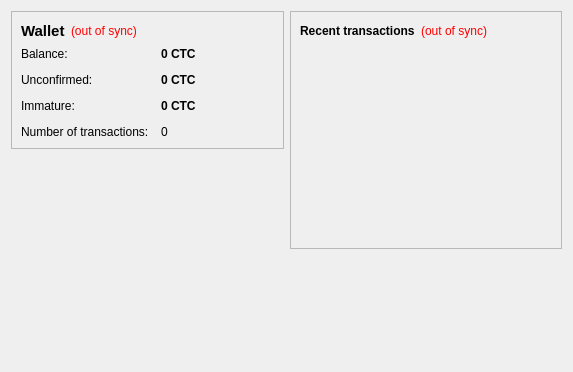
<?xml version="1.0" encoding="UTF-8"?>
<ui version="4.0">
 <class>OverviewPage</class>
 <widget class="QWidget" name="OverviewPage">
  <property name="geometry">
   <rect>
    <x>0</x>
    <y>0</y>
    <width>573</width>
    <height>372</height>
   </rect>
  </property>
  <property name="windowTitle">
   <string>Form</string>
  </property>
  <layout class="QHBoxLayout" name="horizontalLayout" stretch="1,1">
   <item>
    <layout class="QVBoxLayout" name="verticalLayout_2">
     <item>
      <widget class="QFrame" name="frame">
       <property name="frameShape">
        <enum>QFrame::StyledPanel</enum>
       </property>
       <property name="frameShadow">
        <enum>QFrame::Raised</enum>
       </property>
       <layout class="QVBoxLayout" name="verticalLayout_4">
        <item>
         <layout class="QHBoxLayout" name="horizontalLayout_4">
          <item>
           <widget class="QLabel" name="label_5">
            <property name="font">
             <font>
              <pointsize>11</pointsize>
              <weight>75</weight>
              <bold>true</bold>
             </font>
            </property>
            <property name="text">
             <string>Wallet</string>
            </property>
           </widget>
          </item>
          <item>
           <widget class="QLabel" name="labelWalletStatus">
            <property name="toolTip">
             <string>The displayed information may be out of date. Your wallet automatically synchronizes with the catecoin network after a connection is established, but this process has not completed yet.</string>
            </property>
            <property name="styleSheet">
             <string notr="true">QLabel { color: red; }</string>
            </property>
            <property name="text">
             <string notr="true">(out of sync)</string>
            </property>
            <property name="alignment">
             <set>Qt::AlignLeading|Qt::AlignLeft|Qt::AlignVCenter</set>
            </property>
           </widget>
          </item>
          <item>
           <spacer name="horizontalSpacer_2">
            <property name="orientation">
             <enum>Qt::Horizontal</enum>
            </property>
            <property name="sizeHint" stdset="0">
             <size>
              <width>40</width>
              <height>20</height>
             </size>
            </property>
           </spacer>
          </item>
         </layout>
        </item>
        <item>
         <layout class="QFormLayout" name="formLayout_2">
          <property name="fieldGrowthPolicy">
           <enum>QFormLayout::AllNonFixedFieldsGrow</enum>
          </property>
          <property name="horizontalSpacing">
           <number>12</number>
          </property>
          <property name="verticalSpacing">
           <number>12</number>
          </property>
          <item row="0" column="0">
           <widget class="QLabel" name="label">
            <property name="text">
             <string>Balance:</string>
            </property>
           </widget>
          </item>
          <item row="0" column="1">
           <widget class="QLabel" name="labelBalance">
            <property name="font">
             <font>
              <weight>75</weight>
              <bold>true</bold>
             </font>
            </property>
            <property name="cursor">
             <cursorShape>IBeamCursor</cursorShape>
            </property>
            <property name="toolTip">
             <string>Your current balance</string>
            </property>
            <property name="text">
             <string notr="true">0 CTC</string>
            </property>
            <property name="textInteractionFlags">
             <set>Qt::LinksAccessibleByMouse|Qt::TextSelectableByKeyboard|Qt::TextSelectableByMouse</set>
            </property>
           </widget>
          </item>
          <item row="1" column="0">
           <widget class="QLabel" name="label_3">
            <property name="text">
             <string>Unconfirmed:</string>
            </property>
           </widget>
          </item>
          <item row="1" column="1">
           <widget class="QLabel" name="labelUnconfirmed">
            <property name="font">
             <font>
              <weight>75</weight>
              <bold>true</bold>
             </font>
            </property>
            <property name="cursor">
             <cursorShape>IBeamCursor</cursorShape>
            </property>
            <property name="toolTip">
             <string>Total of transactions that have yet to be confirmed, and do not yet count toward the current balance</string>
            </property>
            <property name="text">
             <string notr="true">0 CTC</string>
            </property>
            <property name="textInteractionFlags">
             <set>Qt::LinksAccessibleByMouse|Qt::TextSelectableByKeyboard|Qt::TextSelectableByMouse</set>
            </property>
           </widget>
          </item>
          <item row="3" column="0">
           <widget class="QLabel" name="label_2">
            <property name="text">
             <string>Number of transactions:</string>
            </property>
           </widget>
          </item>
          <item row="3" column="1">
           <widget class="QLabel" name="labelNumTransactions">
            <property name="toolTip">
             <string>Total number of transactions in wallet</string>
            </property>
            <property name="text">
             <string notr="true">0</string>
            </property>
           </widget>
          </item>
          <item row="2" column="0">
           <widget class="QLabel" name="labelImmatureText">
            <property name="text">
             <string>Immature:</string>
            </property>
           </widget>
          </item>
          <item row="2" column="1">
           <widget class="QLabel" name="labelImmature">
            <property name="font">
             <font>
              <weight>75</weight>
              <bold>true</bold>
             </font>
            </property>
            <property name="toolTip">
             <string>Mined balance that has not yet matured</string>
            </property>
            <property name="text">
             <string notr="true">0 CTC</string>
            </property>
            <property name="textInteractionFlags">
             <set>Qt::LinksAccessibleByMouse|Qt::TextSelectableByKeyboard|Qt::TextSelectableByMouse</set>
            </property>
           </widget>
          </item>
         </layout>
        </item>
       </layout>
      </widget>
     </item>
     <item>
      <spacer name="verticalSpacer">
       <property name="orientation">
        <enum>Qt::Vertical</enum>
       </property>
       <property name="sizeHint" stdset="0">
        <size>
         <width>20</width>
         <height>40</height>
        </size>
       </property>
      </spacer>
     </item>
    </layout>
   </item>
   <item>
    <layout class="QVBoxLayout" name="verticalLayout_3">
     <item>
      <widget class="QFrame" name="frame_2">
       <property name="frameShape">
        <enum>QFrame::StyledPanel</enum>
       </property>
       <property name="frameShadow">
        <enum>QFrame::Raised</enum>
       </property>
       <layout class="QVBoxLayout" name="verticalLayout">
        <item>
         <layout class="QHBoxLayout" name="horizontalLayout_2">
          <item>
           <widget class="QLabel" name="label_4">
            <property name="text">
             <string>&lt;b&gt;Recent transactions&lt;/b&gt;</string>
            </property>
           </widget>
          </item>
          <item>
           <widget class="QLabel" name="labelTransactionsStatus">
            <property name="toolTip">
             <string>The displayed information may be out of date. Your wallet automatically synchronizes with the catecoin network after a connection is established, but this process has not completed yet.</string>
            </property>
            <property name="styleSheet">
             <string notr="true">QLabel { color: red; }</string>
            </property>
            <property name="text">
             <string notr="true">(out of sync)</string>
            </property>
            <property name="alignment">
             <set>Qt::AlignRight|Qt::AlignTrailing|Qt::AlignVCenter</set>
            </property>
           </widget>
          </item>
          <item>
           <spacer name="horizontalSpacer">
            <property name="orientation">
             <enum>Qt::Horizontal</enum>
            </property>
            <property name="sizeHint" stdset="0">
             <size>
              <width>40</width>
              <height>20</height>
             </size>
            </property>
           </spacer>
          </item>
         </layout>
        </item>
        <item>
         <widget class="QListView" name="listTransactions">
          <property name="styleSheet">
           <string notr="true">QListView { background: transparent; }</string>
          </property>
          <property name="frameShape">
           <enum>QFrame::NoFrame</enum>
          </property>
          <property name="verticalScrollBarPolicy">
           <enum>Qt::ScrollBarAlwaysOff</enum>
          </property>
          <property name="horizontalScrollBarPolicy">
           <enum>Qt::ScrollBarAlwaysOff</enum>
          </property>
          <property name="selectionMode">
           <enum>QAbstractItemView::NoSelection</enum>
          </property>
         </widget>
        </item>
       </layout>
      </widget>
     </item>
     <item>
      <widget class="QLabel" name="label_7">
       <property name="font">
        <font>
         <family>AcadEref</family>
         <pointsize>16</pointsize>
        </font>
       </property>
       <property name="text">
        <string/>
       </property>
       <property name="textFormat">
        <enum>Qt::RichText</enum>
       </property>
       <property name="alignment">
        <set>Qt::AlignCenter</set>
       </property>
       <property name="openExternalLinks">
        <bool>true</bool>
       </property>
      </widget>
     </item>
     <item>
      <spacer name="verticalSpacer_2">
       <property name="orientation">
        <enum>Qt::Vertical</enum>
       </property>
       <property name="sizeHint" stdset="0">
        <size>
         <width>20</width>
         <height>40</height>
        </size>
       </property>
      </spacer>
     </item>
    </layout>
   </item>
  </layout>
 </widget>
 <resources/>
 <connections/>
</ui>
